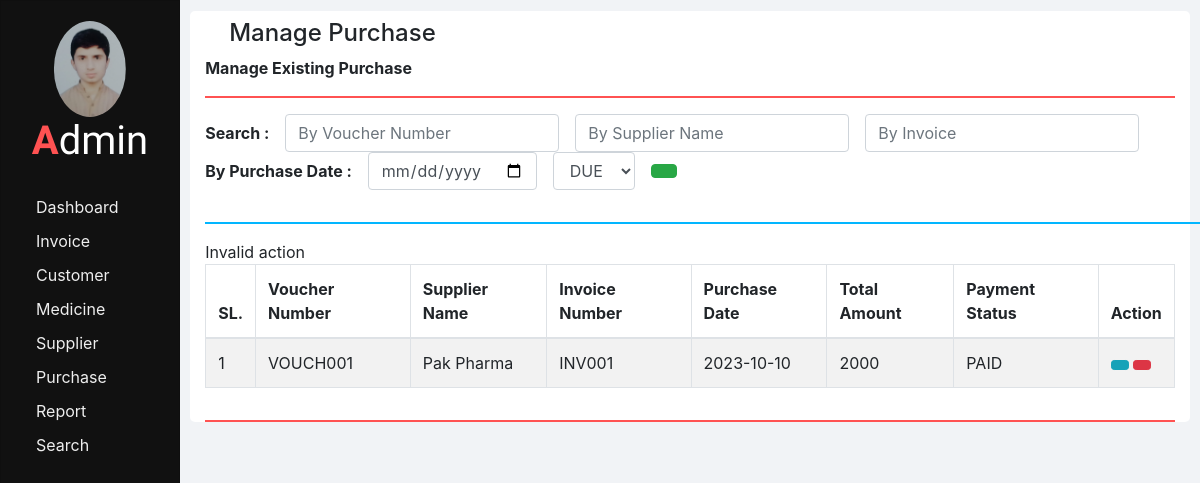
Screenshot of /manage_purchase.php with the database file from the repository.
### tables this page shows
CREATE TABLE IF NOT EXISTS purchases (
  ID INT AUTO_INCREMENT PRIMARY KEY,
  VOUCHER_NUMBER VARCHAR(50) NOT NULL,
  SUPPLIER_ID INT,
  SUPPLIER_NAME VARCHAR(100) DEFAULT NULL,
  INVOICE_NUMBER VARCHAR(50) NOT NULL,
  PURCHASE_DATE DATE NOT NULL,
  TOTAL_AMOUNT DOUBLE NOT NULL DEFAULT 0,
  PAYMENT_STATUS VARCHAR(20) NOT NULL,
  FOREIGN KEY (SUPPLIER_ID) REFERENCES suppliers(ID) ON DELETE SET NULL ON UPDATE CASCADE
);

### php/manage_purchase.php (the view, shortened to what this page needs)
<?php
require "db_connection.php";
function showPurchases($id) {
  global $con;
  $seq_no = 0;
  $query = "SELECT * FROM purchases";
  $result = mysqli_query($con, $query);
  while ($row = mysqli_fetch_array($result)) {
    $seq_no++;
    if ($row['VOUCHER_NUMBER'] == $id) {
      showEditOptionsRow($seq_no, $row);
    } else {
      showPurchaseRow($seq_no, $row);
    }
  }
}
function showPurchaseRow($seq_no, $row) {
  ?>
  <tr>
    <td><?php echo $seq_no; ?></td>
    <td><?php echo $row['VOUCHER_NUMBER']; ?></td>
    <td><?php echo $row['SUPPLIER_NAME']; ?></td>
    <td><?php echo $row['INVOICE_NUMBER'] ?? 'N/A'; ?></td>
    <td><?php echo $row['PURCHASE_DATE']; ?></td>
    <td><?php echo $row['TOTAL_AMOUNT']; ?></td>
    <td><?php echo $row['PAYMENT_STATUS']; ?></td>
    <td>
      <button class="btn btn-info btn-sm" onclick="editPurchase(<?php echo $row['VOUCHER_NUMBER']; ?>);">
      </button>
      <button class="btn btn-danger btn-sm" onclick="deletePurchase(<?php echo $row['VOUCHER_NUMBER']; ?>);">
      </button>
    </td>
  </tr>
  <?php
}
  ?>

### css/sidenav.css (style rules this page uses)
body { background-color: #f1f3f6; }
.sidenav { width: 15%; height: 100vh; background-color: #222222; position: fixed; z-index: 1; flex: 1 0 auto; }
.card { width: 100%; height: 100%; top: 0; border-radius: 0; background-color: #111111; }
.logo .logo-caption { font-family: 'Poiret One', cursive; color: #ffffff; text-align: center; margin-bottom: 25px; }
.logo .profile { margin-left: 50%; border-radius: 50%; transform: translate(-50%); }
.logo .tweak { color: #ff5252; font-weight: bold; }
.main-menu-item { padding: 5px 5px; cursor: pointer; }
.main-menu-item > a { color: #eeeeee; text-decoration: none; font-size: 16px; }
.main-menu-item > a > span { margin-left: 10px; }

### css/home.css (style rules this page uses)
html, body { height: 100vh; }

### rows the page displays
purchases: seq_no "1", VOUCHER_NUMBER "VOUCH001", SUPPLIER_NAME "Pak Pharma", INVOICE_NUMBER "INV001", PURCHASE_DATE "2023-10-10", TOTAL_AMOUNT "2000", PAYMENT_STATUS "PAID"

### other values shown
$heading "Manage Purchase"
$sub_heading "Manage Existing Purchase"
